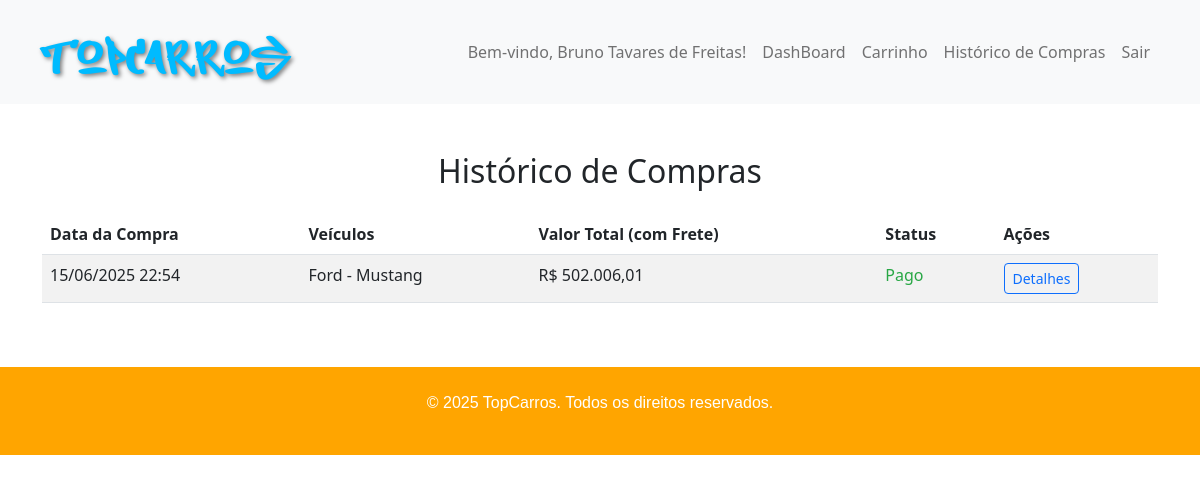
Screenshot of /historico_compras.php (signed in) with the database file from the repository.
### tables this page shows
CREATE TABLE `compras` (
  `id` INT(11) NOT NULL AUTO_INCREMENT,
  `usuario_id` INT(11) NOT NULL,
  `data_compra` DATETIME DEFAULT CURRENT_TIMESTAMP,
  `valor_total` DECIMAL(10,2) NOT NULL,
  `status` ENUM('pendente','pago','cancelado','carrinho') DEFAULT 'carrinho',
  `tipo_frete` VARCHAR(50) DEFAULT NULL,
  `valor_frete` DECIMAL(10,2) DEFAULT 0.00,
  `prazo_frete` VARCHAR(50) DEFAULT NULL,
  PRIMARY KEY (`id`),
  CONSTRAINT `compras_ibfk_1` FOREIGN KEY (`usuario_id`) REFERENCES `usuarios` (`id`)
);

### historico_compras.php (the view, shortened to what this page needs)
<?php
require_once 'config.php';
$usuario_id = $_SESSION['usuario_id'];
try {
    $sql_compras = "SELECT c.id, c.data_compra, c.valor_total, c.status, c.tipo_frete, c.valor_frete, -- Adicionadas colunas de frete
                   GROUP_CONCAT(v.modelo SEPARATOR ', ') AS veiculos,
                   GROUP_CONCAT(m.nome SEPARATOR ', ') AS marcas
                   FROM compras c
                   JOIN compra_itens ci ON c.id = ci.compra_id
                   JOIN veiculos v ON ci.veiculo_id = v.id
                   JOIN marcas m ON v.marca_id = m.id
                   WHERE c.usuario_id = ? AND c.status != 'carrinho' -- Excluir carrinhos ativos do histórico
                   GROUP BY c.id
                   ORDER BY c.data_compra DESC";
    $stmt = $conn->prepare($sql_compras);
    $stmt->bind_param("i", $usuario_id);
    if (!$stmt->execute()) {
        throw new Exception("Erro ao executar consulta: " . $stmt->error);
    }
    $result_compras = $stmt->get_result();
    $compras = $result_compras->fetch_all(MYSQLI_ASSOC);
} catch (Exception $e) {
    error_log("Erro no histórico de compras: " . $e->getMessage());
    $compras = [];
}
?>
<!DOCTYPE html>
<html lang="pt-br">
<head>
    <link href="https://cdn.jsdelivr.net/npm/bootstrap@5.2.3/dist/css/bootstrap.min.css" rel="stylesheet">
    <link rel="stylesheet" href="css/index.css">
</head>
<body>
    <?php include 'navbar.php'; ?>
    <section class="container py-5">
        <h2 class="text-center mb-4">Histórico de Compras</h2>
        <?php if (empty($compras)): ?>
            <div class="alert alert-info">
                Você ainda não realizou nenhuma compra.
            </div>
        <?php else: ?>
            <div class="table-responsive">
                <table class="table table-striped">
                    <thead>
                        <tr>
                            <th>Data da Compra</th>
                            <th>Veículos</th>
                            <th>Valor Total (com Frete)</th>
                            <th>Status</th>
                            <th>Ações</th>
                        </tr>
                    </thead>
                    <tbody>
                        <?php foreach ($compras as $compra): ?>
                            <tr>
                                <td><?= date('d/m/Y H:i', strtotime($compra['data_compra'])) ?></td>
                                <td>
                                    <?= htmlspecialchars($compra['marcas']) ?> -
                                    <?= htmlspecialchars($compra['veiculos']) ?>
                                </td>
                                <td>
                                    R$ <?= number_format($compra['valor_total'] + $compra['valor_frete'], 2, ',', '.') ?>
                                </td>
                                <td>
                                    <span class="status-<?= $compra['status'] ?>">
                                        <?= ucfirst($compra['status']) ?>
                                    </span>
                                </td>
                                <td>
                                    <a href="detalhes_compra.php?id=<?= $compra['id'] ?>" class="btn btn-sm btn-outline-primary">Detalhes</a>
                                </td>
                            </tr>
                        <?php endforeach; ?>
                    </tbody>
                </table>
            </div>
        <?php endif; ?>
    </section>
    <footer class="bg-dark text-white text-center py-4">
    <p>&copy; 2025 TopCarros. Todos os direitos reservados.</p>
</footer>
</body>
</html>

### css/index.css (style rules this page uses)
.bg-dark { font-family: 'Arial'; --bs-bg-opacity: 1; background-color: #FFA500 !important; }

### historico_compras.php (style rules this page uses)
.status-pago { color: #28a745; }

### rows the page displays
compras: data_compra "15/06/2025 22:54", marcas "Ford", veiculos "Mustang", $compra['valor_total'] + $compra['valor_frete'] "502.006,01", status "Pago"

### other values shown
$_SESSION['usuario_nome'] "Bruno Tavares de Freitas"
